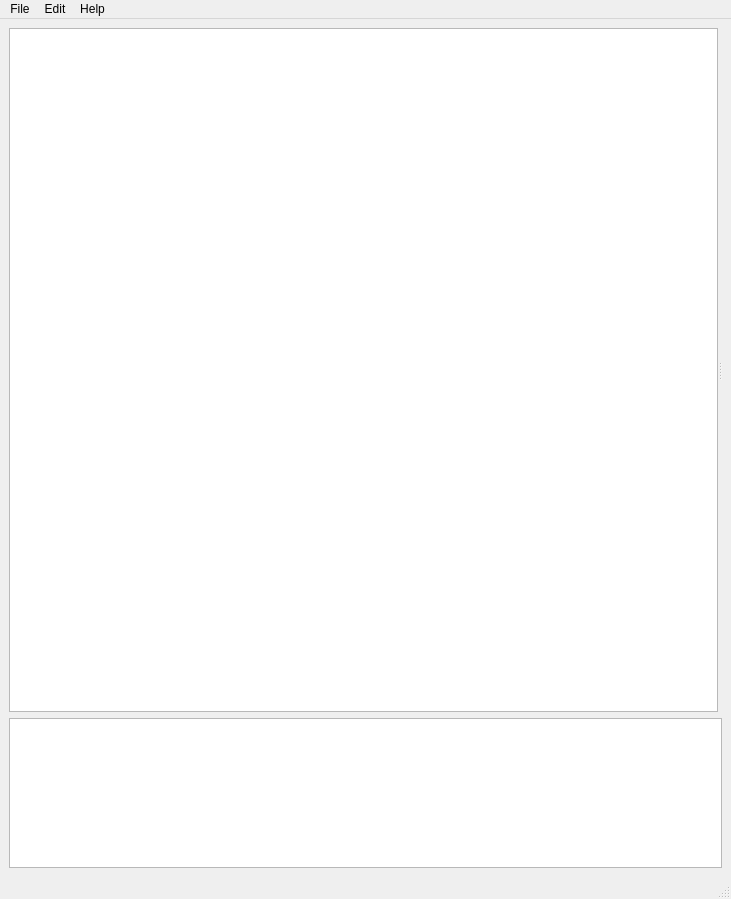
<?xml version="1.0" encoding="UTF-8"?>
<ui version="4.0">
 <class>MainWindow</class>
 <widget class="QMainWindow" name="MainWindow">
  <property name="geometry">
   <rect>
    <x>0</x>
    <y>0</y>
    <width>731</width>
    <height>899</height>
   </rect>
  </property>
  <property name="windowTitle">
   <string>MainWindows</string>
  </property>
  <property name="windowIcon">
   <iconset>
    <normaloff>:/images/brasero.svg</normaloff>:/images/brasero.svg</iconset>
  </property>
  <widget class="QWidget" name="centralwidget">
   <layout class="QGridLayout" name="gridLayout">
    <item row="2" column="0">
     <layout class="QVBoxLayout" name="verticalLayout_4">
      <item>
       <widget class="QPlainTextEdit" name="statusBox">
        <property name="enabled">
         <bool>true</bool>
        </property>
        <property name="sizePolicy">
         <sizepolicy hsizetype="Expanding" vsizetype="Fixed">
          <horstretch>0</horstretch>
          <verstretch>0</verstretch>
         </sizepolicy>
        </property>
        <property name="minimumSize">
         <size>
          <width>594</width>
          <height>0</height>
         </size>
        </property>
        <property name="maximumSize">
         <size>
          <width>16777215</width>
          <height>150</height>
         </size>
        </property>
        <property name="font">
         <font>
          <family>Monaco</family>
          <pointsize>10</pointsize>
         </font>
        </property>
        <property name="readOnly">
         <bool>true</bool>
        </property>
        <property name="overwriteMode">
         <bool>false</bool>
        </property>
        <property name="centerOnScroll">
         <bool>false</bool>
        </property>
       </widget>
      </item>
     </layout>
    </item>
    <item row="0" column="0">
     <widget class="QSplitter" name="mainSplitter">
      <property name="sizePolicy">
       <sizepolicy hsizetype="Expanding" vsizetype="Preferred">
        <horstretch>1</horstretch>
        <verstretch>1</verstretch>
       </sizepolicy>
      </property>
      <property name="minimumSize">
       <size>
        <width>400</width>
        <height>400</height>
       </size>
      </property>
      <property name="orientation">
       <enum>Qt::Horizontal</enum>
      </property>
      <property name="childrenCollapsible">
       <bool>false</bool>
      </property>
      <widget class="QSplitter" name="nodeWindow_nodes_Splitter">
       <property name="orientation">
        <enum>Qt::Vertical</enum>
       </property>
       <property name="opaqueResize">
        <bool>true</bool>
       </property>
       <property name="childrenCollapsible">
        <bool>false</bool>
       </property>
       <widget class="QGraphicsView" name="nodeDropGraphicsView">
        <property name="sizePolicy">
         <sizepolicy hsizetype="Expanding" vsizetype="Expanding">
          <horstretch>0</horstretch>
          <verstretch>2</verstretch>
         </sizepolicy>
        </property>
        <property name="minimumSize">
         <size>
          <width>0</width>
          <height>0</height>
         </size>
        </property>
        <property name="renderHints">
         <set>QPainter::Antialiasing|QPainter::TextAntialiasing</set>
        </property>
        <property name="dragMode">
         <enum>QGraphicsView::RubberBandDrag</enum>
        </property>
        <property name="resizeAnchor">
         <enum>QGraphicsView::NoAnchor</enum>
        </property>
       </widget>
      </widget>
      <widget class="QSplitter" name="nodeOption_description_Splitter">
       <property name="orientation">
        <enum>Qt::Vertical</enum>
       </property>
       <property name="childrenCollapsible">
        <bool>false</bool>
       </property>
      </widget>
     </widget>
    </item>
   </layout>
  </widget>
  <widget class="QMenuBar" name="menubar">
   <property name="geometry">
    <rect>
     <x>0</x>
     <y>0</y>
     <width>731</width>
     <height>22</height>
    </rect>
   </property>
   <widget class="QMenu" name="menuFile">
    <property name="title">
     <string>File</string>
    </property>
   </widget>
   <widget class="QMenu" name="menuEdit">
    <property name="title">
     <string>Edit</string>
    </property>
   </widget>
   <widget class="QMenu" name="menuHelp">
    <property name="title">
     <string>Help</string>
    </property>
   </widget>
   <addaction name="menuFile"/>
   <addaction name="menuEdit"/>
   <addaction name="menuHelp"/>
  </widget>
  <widget class="QStatusBar" name="statusbar"/>
 </widget>
 <resources/>
 <connections/>
</ui>
